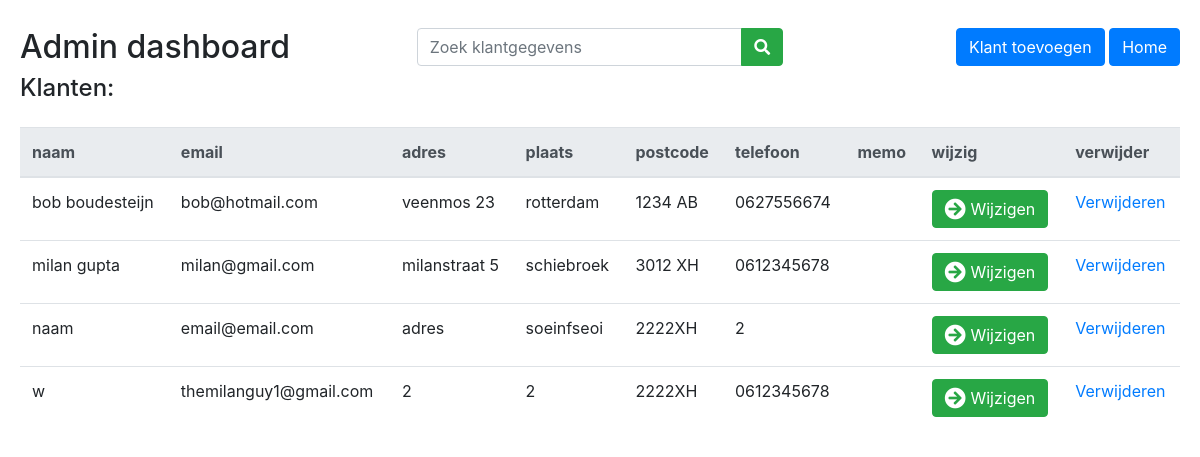
The app's page /klant/overzicht.php, older data.
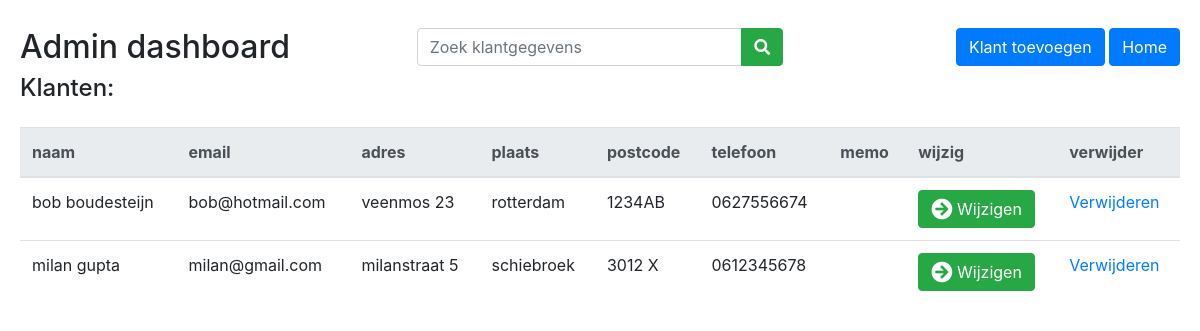
The same page, newer data.
### tables this page shows
CREATE TABLE `klanten` (
  `id` int(11) NOT NULL,
  `naam` varchar(255) NOT NULL,
  `email` varchar(50) NOT NULL,
  `adres` varchar(255) NOT NULL,
  `plaats` varchar(255) NOT NULL,
  `postcode` varchar(6) NOT NULL,
  `telefoon` varchar(50) NOT NULL,
  `memo` varchar(255) NOT NULL
);

### classes/Utility.php (called while the page is built, shortened)
<?php
	class Utility
	{
		public static function pdoConnect($servername = "localhost", $username = "root", $password = NULL)
		{
			try {
				$conn = new PDO("mysql:host=$servername;dbname=sqlprojectweek2", $username, $password);
				$conn->setAttribute(PDO::ATTR_ERRMODE, PDO::ERRMODE_EXCEPTION);
			} catch (PDOException $e) {
				echo "Connection failed: " . $e->getMessage();
				$conn = null;
			}
			return $conn;
		}
		public static function fetchSQL($table)
		{
			$conn = Utility::pdoConnect();
			$user_data = $conn->query("SELECT * FROM $table ")->fetchAll(PDO::FETCH_ASSOC);;
			return $user_data;
		}
	}

### classes/Customer.php (the view, shortened to what this page needs)
<?php
	class Customer
	{
		public static function displayCustomers($user_data)
		{
			?>
            <div class='col-md-12' style="margin-top:1em;">
                <table class='table'>
                    <thead class='thead-light'>
                    <tr>
                        <th scope='col'>naam</th>
                        <th scope='col'>email</th>
                        <th scope='col'>adres</th>
                        <th scope='col'>plaats</th>
                        <th scope='col'>postcode</th>
                        <th scope='col'>telefoon</th>
                        <th scope='col'>memo</th>
                        <th scope='col'>wijzig</th>
                        <th scope='col'>verwijder</th>
                    </tr>
                    <tbody>
					<?php foreach ($user_data as $row) : ?>
                        <tr>
                            <td><?= $row['naam'] ?></td>
                            <td><?= $row['email'] ?></td>
                            <td><?= $row['adres'] ?></td>
                            <td><?= $row['plaats'] ?></td>
                            <td><?= $row['postcode'] ?></td>
                            <td><?= $row['telefoon'] ?></td>
                            <td><?= $row['memo'] ?></td>
                            <td>
                                <form method="post" action="wijzigen.php">
                                    <button type="submit" class="btn btn-success">
                                        <i class="fa fa-arrow-circle-right fa-lg"></i> Wijzigen
                                    </button>
                                </form>
                            </td>
                            <td><a href= <?= "?cust_del_id=" . $row['id'] ?>>
                                    Verwijderen
                                </a></td>
                        </tr>
					<?php endforeach; ?>
                    </tbody>
                </table>
            </div>
			<?php
		}
	}

### klant/overzicht.php (shortened to what this page needs)
<!DOCTYPE html>
<html lang="en">
<head>
    <link rel="stylesheet" href="../style/main.css">
    <link rel="stylesheet" href="https://stackpath.bootstrapcdn.com/bootstrap/4.3.1/css/bootstrap.min.css">
    <link rel="stylesheet" href="https://use.fontawesome.com/releases/v5.7.2/css/all.css">
</head>
<body>
<div class="container-flex">
    <div class="row" style="margin-top:0.5em;">
        <div class="col-md-4">
            <h2>Admin dashboard</h2>
        </div>
        <div class="col-md-4 text-right">
            <form method="GET">
                <div class="input-group md-form form-sm form-2 pl-0">
                    <input name="search" class="form-control my-0 py-1 amber-border" type="text"
                           placeholder="Zoek klantgegevens" aria-label="Search"
                           <?php
                               if(isset($_GET['search'])) {
                                   echo "value=".$_GET['search'];
                               }
                           ?>
                           required>
                    <div class="input-group-append">
                        <button type="submit" class="btn btn-success">
                            <i class="fas fa-search"></i>
                        </button>
                    </div>
                </div>
            </form>
        </div>
        <div class="col-md-4 text-right">
            <a href="toevoegen.php" class="btn btn-primary">Klant toevoegen</a>
            <a href="../home.php" class="btn btn-primary">Home</a>
        </div>
        <div class="col-md-12">
            <h4>Klanten:</h4>
        </div>
			<?php
				if(isset($_GET['search'])) {
				    $search = $_GET['search'];
				    Customer::displayCustomers(Customer::searchFetch($search));
                } else {
					Customer::displayCustomers(Utility::fetchSQL("klanten"));
                }
			?>
    </div>
</div
</body>
</html>

### style/main.css (style rules this page uses)
body { margin: 20px; padding: 20px; }

Row changes from the older to the newer data that the page shows:
removed klanten: naam "naam", email "email@email.com", adres "adres", plaats "soeinfseoi", postcode "2222XH", telefoon "2"
removed klanten: naam "w", email "themilanguy1@gmail.com", adres "2", plaats "2", postcode "2222XH", telefoon "0612345678"
changed klanten "bob boudesteijn": postcode "1234 AB" → "1234AB"
changed klanten "milan gupta": postcode "3012 XH" → "3012 X"
